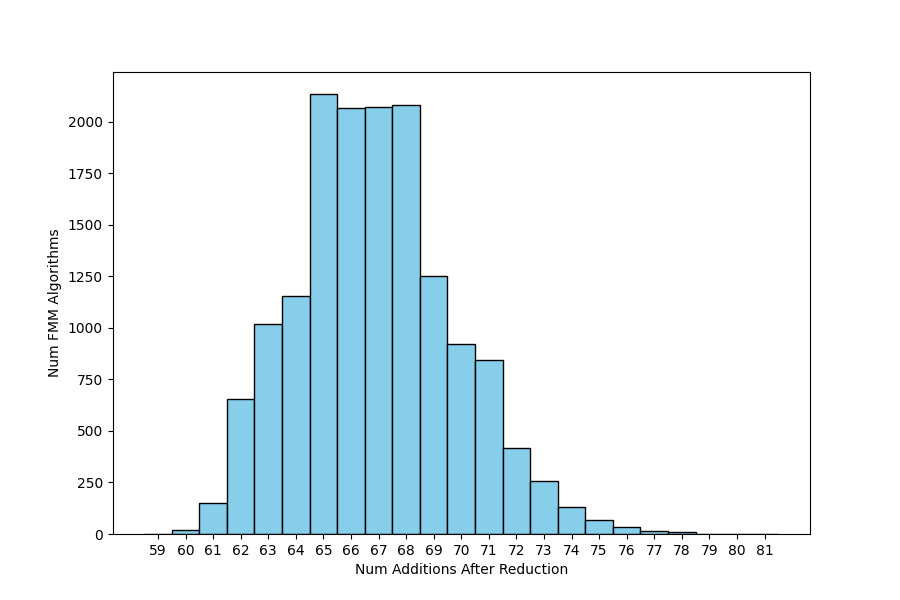

Source code (Python):
import matplotlib.pyplot as plt
import seaborn as sns # pip include seaborn
import numpy as np

raw_data = { # 15316 entries
  59: 1,
  60: 18,
  61: 149,
  62: 654,
  63: 1021,
  64: 1156,
  65: 2135,
  66: 2068,
  67: 2072,
  68: 2081,
  69: 1254,
  70: 923,
  71: 845,
  72: 418,
  73: 258,
  74: 132,
  75: 66,
  76: 36,
  77: 16,
  78: 9,
  79: 1,
  80: 2,
  81: 1
}

def main():
    data = []
    for num_additions, count in raw_data.items():
        data.extend([num_additions] * count)

    # create histogram
    plt.figure(figsize=(9, 6)) # Optional: Adjust figure size
    #ax = sns.histplot(data, bins=sorted(raw_data.keys()), kde=True, color='red', edgecolor='black', facecolor='skyblue', discrete=True)
    ax = sns.histplot(data, bins=sorted(raw_data.keys()), kde=False, color='red', edgecolor='black', facecolor='skyblue', discrete=True)

    # add labels and title
    ax.set_xlabel("Num Additions After Reduction")
    ax.set_ylabel("Num FMM Algorithms")
    #ax.set_title("Addition Count Distribution")
    ax.set_xticks(sorted(raw_data.keys())) #  x-axis ticks to match addition count

    # save plot to png file
    plt.savefig('fmm_addition_distribution_333_20260809_024440.png')

    # display plot
    #plt.show()

if __name__ == "__main__":
    main()
